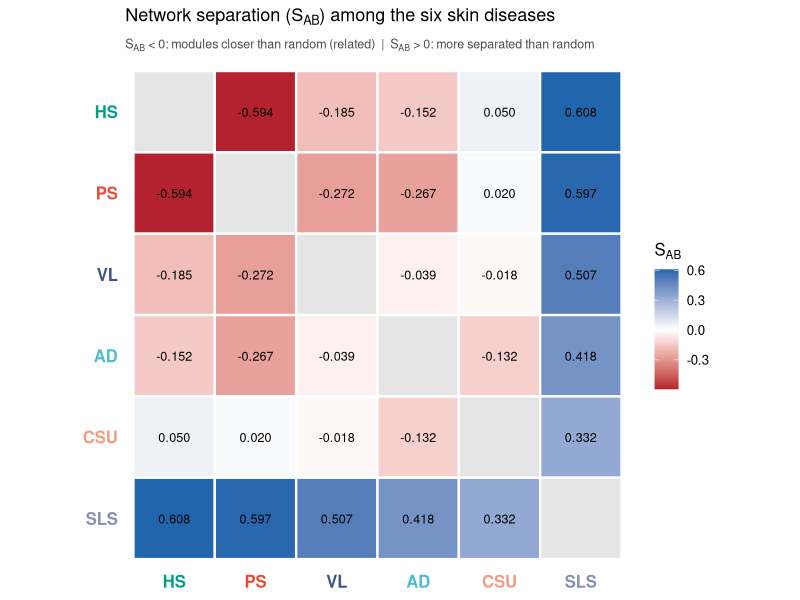
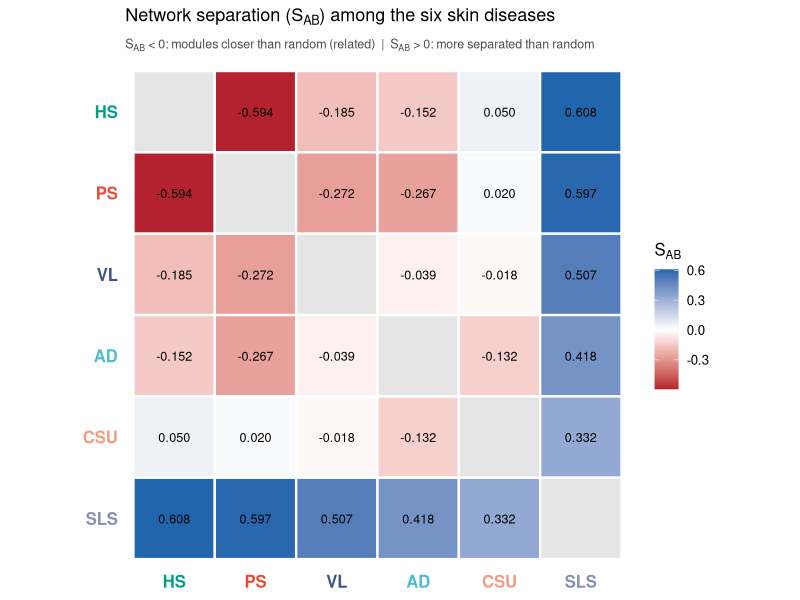

The R script that drew these images, in order:
# Figure 3: S_AB network-separation heatmap.
# Source: networksim/sab_values.csv -- the August 2022 separation.py run, computed from
# the differential-expression gene sets (see networksim/README.md).
# Sign convention (Menche et al. 2015): S_AB < 0 = disease modules closer than
# random expectation (i.e. more related); S_AB > 0 = more separated than random.

suppressMessages(library(ggplot2))
suppressMessages(library(tidyr))

PALETTE <- c(PS = "#E64B35", AD = "#4DBBD5", HS = "#00A087",
             VL = "#3C5488", CSU = "#F39B7F", SLS = "#8491B4")
DISEASE_ORDER <- c("HS", "PS", "VL", "AD", "CSU", "SLS")

sab <- read.csv("networksim/sab_values.csv", stringsAsFactors = FALSE)
sab <- sab[, c("from", "to", "Network_separation_s_AB")]

# build symmetric matrix
pairs <- expand.grid(from = DISEASE_ORDER, to = DISEASE_ORDER, stringsAsFactors = FALSE)
lookup <- function(a, b) {
  hit <- sab$Network_separation_s_AB[(sab$from == a & sab$to == b) | (sab$from == b & sab$to == a)]
  if (length(hit) == 0) return(NA_real_)
  hit[1]
}
pairs$s_ab <- mapply(lookup, pairs$from, pairs$to)
pairs$s_ab[pairs$from == pairs$to] <- NA

pairs$from <- factor(pairs$from, levels = DISEASE_ORDER)
pairs$to <- factor(pairs$to, levels = rev(DISEASE_ORDER))

p <- ggplot(pairs, aes(x = from, y = to, fill = s_ab)) +
  geom_tile(color = "white", linewidth = 0.8) +
  geom_text(aes(label = ifelse(is.na(s_ab), "", sprintf("%.3f", s_ab))),
            size = 3.2, color = "black") +
  scale_fill_gradient2(low = "#B2182B", mid = "white", high = "#2166AC", midpoint = 0,
                        na.value = "grey90", name = expression(S[AB])) +
  coord_fixed() +
  labs(title = expression("Network separation (" * S[AB] * ") among the six skin diseases"),
       subtitle = expression(S[AB] * " < 0: modules closer than random (related)  |  " * S[AB] * " > 0: more separated than random"),
       x = NULL, y = NULL) +
  theme_minimal(base_size = 12) +
  theme(
    panel.grid = element_blank(),
    axis.text.x = element_text(color = PALETTE[levels(pairs$from)], face = "bold", size = 12),
    axis.text.y = element_text(color = PALETTE[levels(pairs$to)], face = "bold", size = 12),
    plot.title = element_text(face = "bold", size = 13),
    plot.subtitle = element_text(size = 9, color = "grey30")
  )

dir.create("images/high_res", showWarnings = FALSE, recursive = TRUE)
ggsave("images/high_res/sab_heatmap.png", p, width = 6.5, height = 5.5, dpi = 300, bg = "white")
ggsave("images/high_res/sab_heatmap.tiff", p, width = 6.5, height = 5.5, dpi = 300, compression = "lzw", bg = "white")
message("Saved images/high_res/sab_heatmap.png and .tiff")
